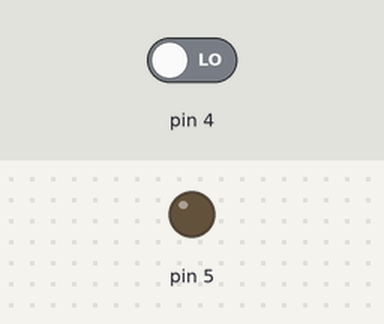
Bench run of a sketch on a simulated Arduino Uno, built with avr-gcc and run on an emulated ATmega328P. On the bench: output pins drawn as LEDs (lit = HIGH). Inputs (shaded band) come from the test bench; at power-on: pin 4 LOW.

Above: at 1.2 s.
1.3 s: pin 4 driven HIGH
At 2.3 s:
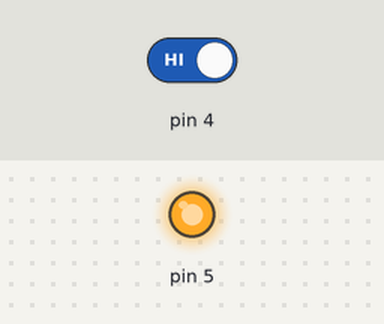
2.8 s: pin 4 driven LOW
At 3.4 s:
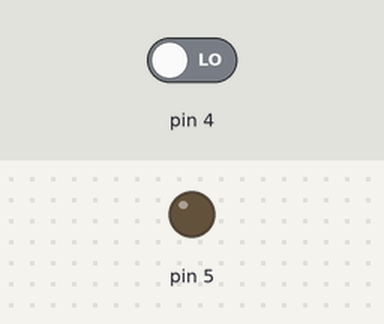
Timing chart, 0 to 5.8 s (numbered marks = the images above; inputs shaded):
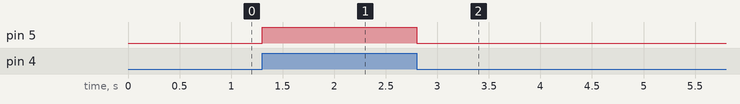

Measured:
- after the input at 1.3 s, pin 5: LOW → HIGH at once
- after the input at 2.8 s, pin 5: HIGH → LOW at once

The sketch:

botao_led.ino
```cpp
void setup() {
  pinMode(4, INPUT);
  pinMode(5, OUTPUT);
  digitalWrite(5, LOW);
}

void loop() {

  int pinValue = digitalRead(4);

  if (pinValue == HIGH) {
    digitalWrite(5, HIGH);
  } else {
    digitalWrite(5, LOW);
  }

}
```
